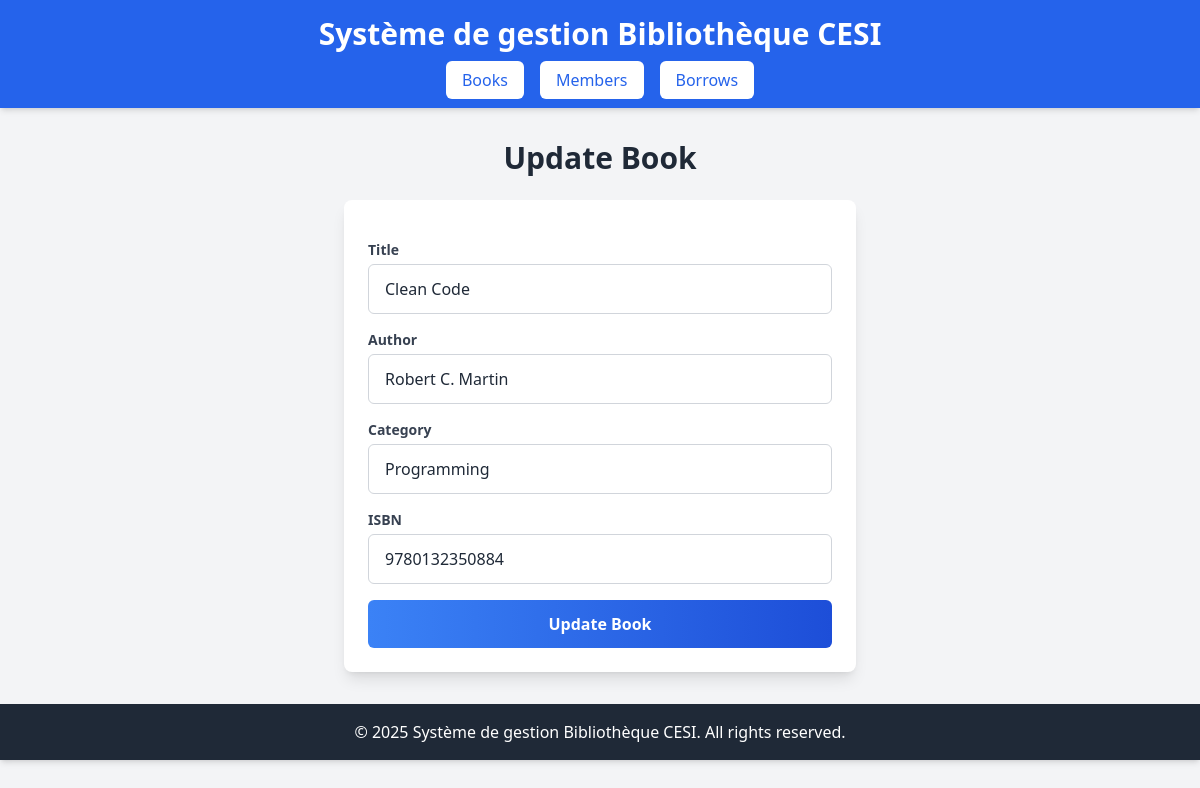
The page /?page=book-form&id=1 on the database its author committed.
### tables this page shows
CREATE TABLE IF NOT EXISTS `books` (
                                       `id` INT AUTO_INCREMENT PRIMARY KEY,
                                       `title` VARCHAR(255) NOT NULL,
                                       `author` VARCHAR(255) NOT NULL,
                                       `category` VARCHAR(255) NOT NULL,
                                       `isbn` VARCHAR(13) NOT NULL
);

### src/Entity/Book.php (called while the page is built, shortened)
<?php
class Book
{
    private string $title;
    private string $author;
    private string $isbn;
    private string $category;
    public function __construct(int $id, string $title, string $author, string $isbn, string $category) {
        $this->title = $title;
        $this->author = $author;
        $this->isbn = $isbn;
        $this->category = $category;
    }
    public function getTitle(): string {
        return $this->title;
    }
    public function getAuthor(): string {
        return $this->author;
    }
    public function getIsbn(): string {
        return $this->isbn;
    }
    public function getCategory(): string {
        return $this->category;
    }
}

### src/Repository/BookRepository.php (called while the page is built, shortened)
<?php
class BookRepository {
    private PDO $db;
    public function __construct() {
        $this->db = Database::getInstance()->getConnection();
    }
    public function getBookById(int $id): ?Book {
        $stmt = $this->db->prepare("SELECT * FROM books WHERE id = :id");
        $stmt->bindValue(':id', $id, PDO::PARAM_INT);
        $stmt->execute();
        $row = $stmt->fetch(PDO::FETCH_ASSOC);
        return $row ? BookFactory::createBook($row['id'], $row['title'], $row['author'], $row['isbn'], $row['category']) : null;
    }
}

### src/Services/Database.php (called while the page is built, shortened)
<?php
class Database
{
    private static ?Database $instance = null;
    private PDO $connection;
    private function __construct() {
        try {
            $this->connection = new PDO(
                sprintf(
                    "mysql:host=%s;dbname=%s;charset=%s",
                    Config::get('DB_HOST', 'localhost'),
                    Config::get('DB_NAME', 'cesi-books'),
                    Config::get('DB_CHARSET', 'utf8mb4')
                ),
                Config::get('DB_USER', 'root'),
                Config::get('DB_PASSWORD', ''),
                [
                    PDO::ATTR_ERRMODE => PDO::ERRMODE_EXCEPTION,
                    PDO::ATTR_DEFAULT_FETCH_MODE => PDO::FETCH_ASSOC
                ]
            );
        } catch (PDOException $e) {
            die("Database connection error: " . $e->getMessage());
        }
    }
    public static function getInstance(): Database {
        if (self::$instance === null) {
            self::$instance = new self();
        }
        return self::$instance;
    }
    public function getConnection(): PDO {
        return $this->connection;
    }
}

### src/Services/Config.php (called while the page is built, shortened)
<?php
class Config
{
    private static array $config = [];
    public static function loadEnv(string $filePath): void {
        $lines = file($filePath, FILE_IGNORE_NEW_LINES | FILE_SKIP_EMPTY_LINES);
        foreach ($lines as $line) {
            [$key, $value] = explode('=', $line, 2);
            self::$config[trim($key)] = trim($value);
        }
    }
    public static function get(string $key, $default = null) {
        return self::$config[$key] ?? $default;
    }
}

### src/Views/Books/BooksFormView.php (the view, shortened to what this page needs)
<?php
class BooksFormView {
    public function renderForm(?Book $book = null): string {
        $header = new HeaderView();
        $footer = new FooterView();
        $action = $book ? "Update Book" : "Add New Book";
        $title = $book ? $book->getTitle() : '';
        $author = $book ? $book->getAuthor() : '';
        $category = $book ? $book->getCategory() : '';
        $isbn = $book ? $book->getIsbn() : '';
        echo $header->render();
        ?>
        <h2 class="text-3xl font-bold text-gray-800 text-center mb-6"><?php echo $action; ?></h2>
        <div class="max-w-lg mx-auto bg-white p-6 rounded-lg shadow-lg">
            <form method="post" action="?page=save-book" class="space-y-4">
                <div class="relative">
                    <label for="title" class="block text-sm font-semibold text-gray-700">Title</label>
                    <input type="text" name="title" id="title"
                           class="w-full mt-1 px-4 py-3 rounded-md border border-gray-300 focus:ring-2 focus:ring-blue-500 focus:border-blue-500 transition-all duration-200"
                           value="<?php echo htmlspecialchars($title); ?>" required>
                </div>
                <div class="relative">
                    <label for="author" class="block text-sm font-semibold text-gray-700">Author</label>
                    <input type="text" name="author" id="author"
                           class="w-full mt-1 px-4 py-3 rounded-md border border-gray-300 focus:ring-2 focus:ring-blue-500 focus:border-blue-500 transition-all duration-200"
                           value="<?php echo htmlspecialchars($author); ?>" required>
                </div>
                <div class="relative">
                    <label for="category" class="block text-sm font-semibold text-gray-700">Category</label>
                    <input type="text" name="category" id="category"
                           class="w-full mt-1 px-4 py-3 rounded-md border border-gray-300 focus:ring-2 focus:ring-blue-500 focus:border-blue-500 transition-all duration-200"
                           value="<?php echo htmlspecialchars($category); ?>" required>
                </div>
                <div class="relative">
                    <label for="isbn" class="block text-sm font-semibold text-gray-700">ISBN</label>
                    <input type="text" name="isbn" id="isbn"
                           class="w-full mt-1 px-4 py-3 rounded-md border border-gray-300 focus:ring-2 focus:ring-blue-500 focus:border-blue-500 transition-all duration-200"
                           value="<?php echo htmlspecialchars($isbn); ?>" required>
                </div>
                <button type="submit"
                        class="w-full bg-gradient-to-r from-blue-500 to-blue-700 text-white py-3 rounded-md font-semibold hover:from-blue-600 hover:to-blue-800 transition-all duration-300">
                    <?php echo $action; ?>
                </button>
            </form>
        </div>
        <?php
        echo $footer->render();
        return ob_get_clean();
    }
}

### rows shown on the page
books: title "Clean Code", author "Robert C. Martin", category "Programming", isbn "9780132350884"

### other values the page prints
$action "Update Book"
